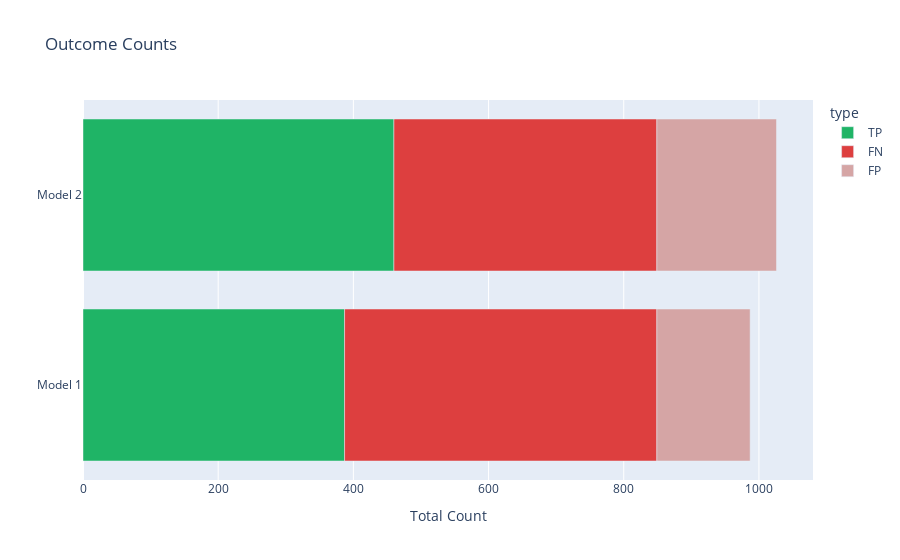

Write notebook code for a chart like this one.
### Code cell
# Stacked outcome counts
count = [mp1.m.tp_matches, mp1.m.fn_matches, mp1.m.fp_matches, mp2.m.tp_matches, mp2.m.fn_matches, mp2.m.fp_matches]
count = [len(x) for x in count]
outcome = ['TP', 'FN', 'FP'] * 2
model = ['Model 1'] * 3 + ['Model 2'] * 3

data = {
    "count": count,
    "type": outcome,
    "model": model,
}

df = pd.DataFrame(data)

color_map = {
    'TP': '#1fb466',
    'FN': '#dd3f3f',
    'FP': '#d5a5a5'
}
fig = px.bar(df, y="model", x="count", color="type", title="Outcome Counts",
             labels={'count': 'Total Count', "model": ""},
             color_discrete_map=color_map,
             orientation='h',)

fig.show()

### Figure 1 — Plotly figure (JSON) as saved in the notebook; plotly's stock layout.template omitted (floating-point values rounded to 4 significant figures)
{"data": [{"alignmentgroup": "True", "hovertemplate": "type=TP<br>Total Count=%{x}<br>=%{y}<extra></extra>", "legendgroup": "TP", "marker": {"color": "#1fb466", "pattern": {"shape": ""}}, "name": "TP", "offsetgroup": "TP", "orientation": "h", "showlegend": true, "textposition": "auto", "type": "bar", "x": [387, 460], "xaxis": "x", "y": ["Model 1", "Model 2"], "yaxis": "y"}, {"alignmentgroup": "True", "hovertemplate": "type=FN<br>Total Count=%{x}<br>=%{y}<extra></extra>", "legendgroup": "FN", "marker": {"color": "#dd3f3f", "pattern": {"shape": ""}}, "name": "FN", "offsetgroup": "FN", "orientation": "h", "showlegend": true, "textposition": "auto", "type": "bar", "x": [462, 389], "xaxis": "x", "y": ["Model 1", "Model 2"], "yaxis": "y"}, {"alignmentgroup": "True", "hovertemplate": "type=FP<br>Total Count=%{x}<br>=%{y}<extra></extra>", "legendgroup": "FP", "marker": {"color": "#d5a5a5", "pattern": {"shape": ""}}, "name": "FP", "offsetgroup": "FP", "orientation": "h", "showlegend": true, "textposition": "auto", "type": "bar", "x": [138, 177], "xaxis": "x", "y": ["Model 1", "Model 2"], "yaxis": "y"}], "layout": {"barmode": "relative", "legend": {"title": {"text": "type"}, "tracegroupgap": 0}, "title": {"text": "Outcome Counts"}, "xaxis": {"anchor": "y", "domain": [0, 1], "title": {"text": "Total Count"}}, "yaxis": {"anchor": "x", "domain": [0, 1], "title": {"text": ""}}}}
